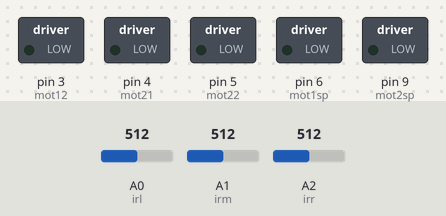
This sketch was run on a simulated Arduino Uno, built with avr-gcc and run on an emulated ATmega328P. Parts: switched loads named in the sketch (green lamp = pin HIGH). The inputs (shaded band) are chosen by the test bench; at power-on: A0 (irl) = 512, A2 (irr) = 512, A1 (irm) = 512.

Above: at 1.2 s.
1.3 s: A0 (irl) set to 90
At 1.43 s:
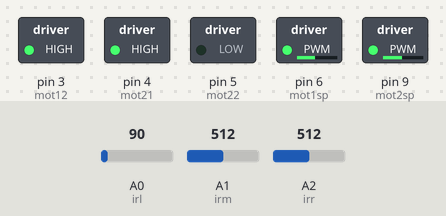
4.3 s: A2 (irr) set to 105
At 6.54 s:
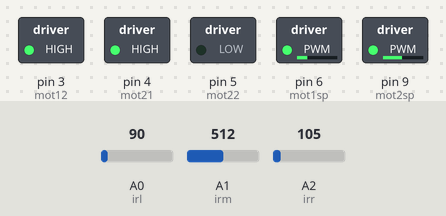
7.3 s: A2 (irr) set to 90
At 8.5 s:
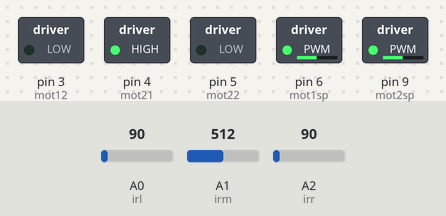
8.8 s: A0 (irl) set to 105
At 9.03 s:
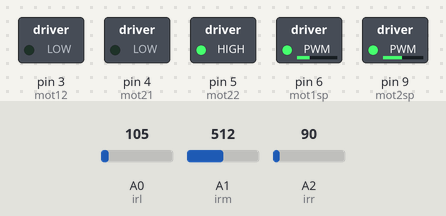
11.8 s: A1 (irm) set to 107
14.8 s: A1 (irm) set to 92
Timing chart, 0 to 21.6 s (numbered marks = the images above; inputs shaded):
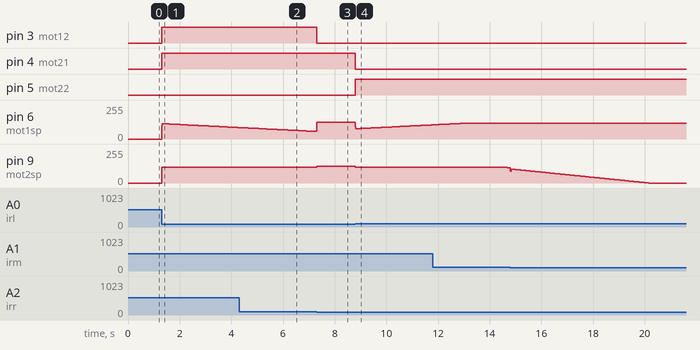

The sketch:

Line_Folloing_Car.ino
```cpp
#define irl A0
#define irm A1
#define irr A2
// Motor driver pins
int mot11 = 2, mot12 = 3;
int mot21 = 4, mot22 = 5;
// PWM speed pins
int mot1sp = 6, mot2sp = 9;
// Sensor readings
int readl, readm, readr;
// Control variables
int error = 0, lastError = 0;
int right = 90, left = 90;
int integral = 0, derivative = 0, correction = 0;
// PID gains (tune these)
float kp = 10.0, ki = 0.2, kd = 15.0;
void setup() {
// Configure motor driver pins as outputspinMode(mot11, OUTPUT);
pinMode(mot12, OUTPUT);
pinMode(mot21, OUTPUT);
pinMode(mot22, OUTPUT);
pinMode(mot1sp, OUTPUT);
pinMode(mot2sp, OUTPUT);
}
void loop() {
// Reset to base speed each cycle
left = 125;
right = 125;
// 1. Read IR sensors (left, middle, right)
readl = analogRead(irl);
readm = analogRead(irm);
readr = analogRead(irr);
// 2. Determine error based on sensor pattern
if (readl < 100 && readm < 100 && readr > 100)
error = -2; // far right sensor sees line
else if (readl < 100 && readm > 100 && readr > 100) error = -1; // middle+right
else if (readl < 100 && readm > 100 && readr < 100) error = 0; // centered
else if (readl > 100 && readm > 100 && readr < 100) error = 1; // left+middle
else if (readl > 100 && readm < 100 && readr < 100) error = 2; // far left sensor sees line
// 3. PID calculations
integral += error;
// accumulate error over time
derivative = error - lastError;
// rate of change
correction = (int)((kp * error)
// P-term
+ (ki * integral)
// I-term
+ (kd * derivative)); // D-term
lastError = error;
// store for next derivative
if (error != 0) {
// 4a. Adjust speeds based on correction
left = constrain(left - correction, 0, 120);
right = constrain(right + correction, 0, 120);
// 4b. Set motor directions to turn
if (error < 0) {
// turn right
digitalWrite(mot11, LOW);
digitalWrite(mot12, HIGH);
digitalWrite(mot21, HIGH);
digitalWrite(mot22, LOW);
}
else {
// turn left (error > 0)
digitalWrite(mot11, HIGH);
digitalWrite(mot12, LOW);
digitalWrite(mot21, LOW);
digitalWrite(mot22, HIGH);
}
// 4c. Apply PWM speeds
analogWrite(mot1sp, right);
analogWrite(mot2sp, left);
}else if (readl > 100 && readm > 100 && readr > 100) {
// 5. All white: stop motors
analogWrite(mot1sp, 0);
analogWrite(mot2sp, 0);
}
else {
// 6. On-line but error == 0: drive forward
digitalWrite(mot11, HIGH);
digitalWrite(mot12, LOW);
digitalWrite(mot21, HIGH);
digitalWrite(mot22, LOW);
analogWrite(mot1sp, right);
analogWrite(mot2sp, left);
}
// 7. Loop delay for stability
_delay_ms(20);
}
```

Measured:
- the behaviour switches between 100 and 99 on A2 (irr) (found by bisection; images 2 and 3)
- the behaviour switches between 100 and 101 on A0 (irl) (found by bisection; images 3 and 4)
- after the input at 1.3 s, pin 3 (mot12), pin 4 (mot21): LOW → HIGH at once; pin 6 (mot1sp): rises from 0/255 to 115/255 in 0.02 s, then falls to 86/255 in 2.9 s; pin 9 (mot2sp): 0/255 → 120/255 at once
- after the input at 7.3 s, pin 3 (mot12): HIGH → LOW at once; pin 9 (mot2sp): 120/255 → 125/255 at once
- after the input at 8.8 s, pin 4 (mot21): HIGH → LOW at once; pin 5 (mot22): LOW → HIGH at once; pin 9 (mot2sp): 125/255 → 120/255 at once
